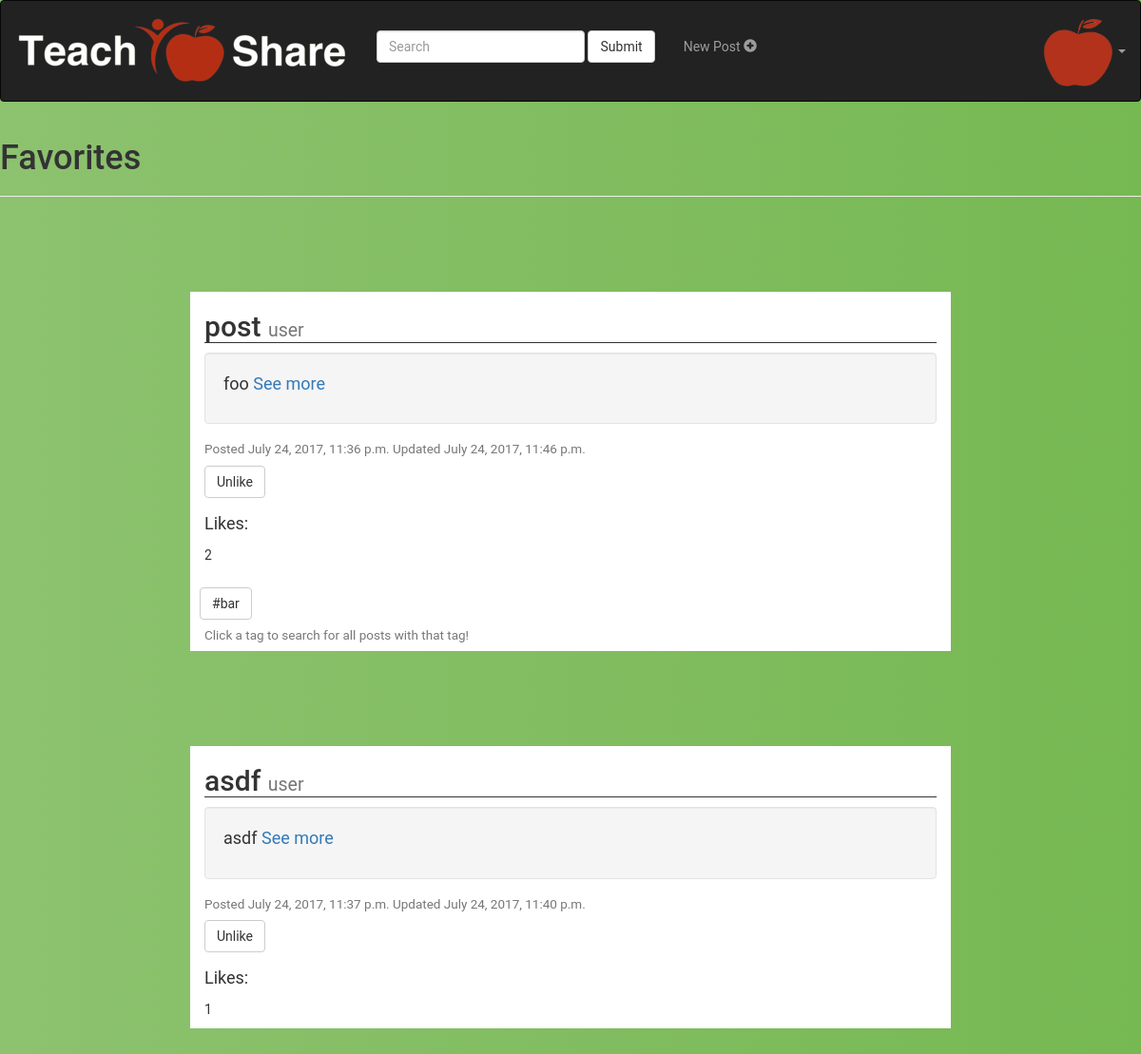
/account/favorites/ (signed in), run on the app's committed database.
### accounts/models.py (models this page shows)
class Post(models.Model):
	user = models.ForeignKey(settings.AUTH_USER_MODEL, default=1)
	title = models.CharField(max_length=100, default='')
	user = models.CharField(max_length=100, default='')
	content = models.TextField(default="")
	updated = models.DateTimeField(auto_now=True, auto_now_add=False)
	likes = models.IntegerField(default=0)
	timestamp = models.DateTimeField(auto_now=False, auto_now_add= True)

class Tag(models.Model):
	tag = models.CharField(max_length=100,default='')
	post = models.ForeignKey(Post, related_name='tags', on_delete=models.CASCADE)

### accounts/views.py (the view)
@login_required(login_url='/account/login')
def favorites(request):
	if request.method == 'POST':
		return render(request, 'accounts/favorites.html',
				{'posts': search(request.user.userprofile.favorites,
									request.POST['search']),
				 'searchstring' : request.POST['search']})
	return render(request, 'accounts/favorites.html',
			{'posts': request.user.userprofile.favorites.order_by('-likes')})

### accounts/templates/accounts/favorites.html (shortened to what this page needs)
<html lang="en">
<head>
{% load static %}
<link rel="stylesheet" href="https://maxcdn.bootstrapcdn.com/bootstrap/3.3.7/css/bootstrap.min.css">
<link rel="stylesheet" href={% static 'accounts/dashboard.css'%} type = "text/css">
</head>
<body>
{% block body %}
<nav class="navbar navbar-inverse ">
  <div class="container-fluid">
    <div class="navbar-header">
      <a class="navbar-brand" href="/account/dashboard">
        <img src="{% static "accounts/tslogo.png" %}" alt="TSLogo"/>
      </a>
    </div>
    <form class="navbar-form navbar-left nav-searchpad"
		method="post" id="search" action="{% url 'account:favorites' %}">
      <div class="form-group">
        {% if searchstring %}
        <input type="text" name="search" value={{searchstring}} class="form-control">
		{% else %}
		<input type="text" name="search" class="form-control" placeholder="Search">
		{% endif %}
      </div>
      <button type="submit" class="btn btn-default">Submit</button>
    </form>
    <ul class="nav navbar-nav nav-navitems">
      <li><a href="/account/create/">
        <p>New Post <span class="glyphicon glyphicon-plus-sign"></span> </p>
        </a>
      </li>
    </ul>
    <ul class="nav navbar-nav navbar-right">
      <li class="dropdown">
        <a class="dropdown-toggle" data-toggle="dropdown" >
          <img src="{% static "accounts/applelogo.png" %}" alt="TSLogo"/>
        <span class="caret"></span></a>
      </li>
    </ul>
  </div>
</nav>
<div class="page-header">
  <h1>Favorites</h1>
</div>
{% if posts %}
	{% for post in posts %}
		<div class="container">
			<h2>{{post.title}} <small>{{post.user}}</small></h2>
			<div class="well">
				<p>
					{{post.content}}
					<a href= '/account/detail/{{post.id}}'>See more</a>
				</p>
			</div>
			<h4><small>Posted {{post.timestamp}} Updated {{post.updated}}
			</small></h4>
			<form action="{% url 'account:like' id=post.id %}" method="POST"
					id="likeForm{{post.id}}">
				<button type="submit" class="btn btn-default">
					<div id="likeSubmit{{post.id}}">Unlike</div>
				</button>
			</form>
			<p> Likes: <div id="likes{{post.id}}">{{post.likes}}</div></p>
			{% if post.tags.all %}
			<div class = "btn-toolbar">
				<div class="tag-container">
				{% for tag in post.tags.all %}
					<form method="post" id="search" action="{% url 'account:favorites' %}">
						<button type="submit" class="btn btn-default">#{{tag.tag}}</button>
					</form>
				{% endfor %}
				</div>
			</div>
			<h4><small> Click a tag to search for all posts with that tag!</small></h4>
			{% endif %}
		</div>
	{% endfor %}
{% endif %}
{% endblock %}
</body>

### accounts/static/accounts/dashboard.css (style rules this page uses)
body { background: #FCF4E3 ; background: -webkit-linear-gradient(right, #76b852, #8DC26F); background: -moz-linear-gradient(right, #76b852, #8DC26F); background: -o-linear-gradient(right, #76b852, #8DC26F); background: linear-gradient(to left, #76b852, #8DC26F); font-family: "Roboto", sans-serif; -webkit-font-smoothing: antialiased; -moz-osx-font-smoothing: grayscale; }
.navbar { min-height:100px !important; }
.nav-navitems { text-align: center; padding-top: 2%; }
.nav-searchpad { text-align: center; padding-top: 2%; }
.container { margin: 100px 200px; width: 800px; text-align: left; background-color: #ffffff; }
.container>p { font-size: 18px; }
.container>h2 { border-style: solid; border-bottom-width: 1px; border-top-width: 0px; border-left-width: 0px; border-right-width: 0px; }
.well { margin-left: 0px; }
.well>p { font-size: 18px; }
.tag-container { height: 0px; width: 800px; }

### data on the page
Post: title "post", user "user", content "foo", timestamp "July 24, 2017, 11:36 p.m.", updated "July 24, 2017, 11:46 p.m.", likes "2"
Tag: tag "bar"
Post: title "asdf", user "user", content "asdf", timestamp "July 24, 2017, 11:37 p.m.", updated "July 24, 2017, 11:40 p.m.", likes "1"
